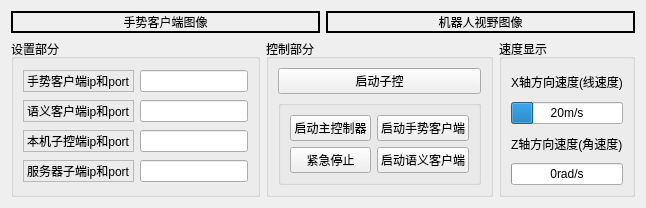
      <widget class="QWidget" name="tab">
       <attribute name="title">
        <string>手势控制系统</string>
       </attribute>
       <layout class="QVBoxLayout" name="verticalLayout_4">
        <item>
         <layout class="QVBoxLayout" name="verticalLayout_2" stretch="3,1">
          <item>
           <layout class="QHBoxLayout" name="horizontalLayout_5">
            <item>
             <widget class="QLabel" name="label1">
              <property name="styleSheet">
               <string notr="true">border: 2px solid black;</string>
              </property>
              <property name="text">
               <string>手势客户端图像</string>
              </property>
              <property name="scaledContents">
               <bool>true</bool>
              </property>
              <property name="alignment">
               <set>Qt::AlignCenter</set>
              </property>
             </widget>
            </item>
            <item>
             <widget class="QLabel" name="label2">
              <property name="styleSheet">
               <string notr="true">border: 2px solid black;</string>
              </property>
              <property name="text">
               <string>机器人视野图像</string>
              </property>
              <property name="scaledContents">
               <bool>true</bool>
              </property>
              <property name="alignment">
               <set>Qt::AlignCenter</set>
              </property>
             </widget>
            </item>
           </layout>
          </item>
          <item>
           <layout class="QHBoxLayout" name="horizontalLayout_4" stretch="3,2,0">
            <item>
             <widget class="QGroupBox" name="groupBox_2">
              <property name="title">
               <string>设置部分</string>
              </property>
              <layout class="QVBoxLayout" name="verticalLayout">
               <item>
                <layout class="QHBoxLayout" name="horizontalLayout">
                 <item>
                  <widget class="QLabel" name="label">
                   <property name="frameShape">
                    <enum>QFrame::StyledPanel</enum>
                   </property>
                   <property name="frameShadow">
                    <enum>QFrame::Raised</enum>
                   </property>
                   <property name="text">
                    <string>手势客户端ip和port</string>
                   </property>
                  </widget>
                 </item>
                 <item>
                  <widget class="QLineEdit" name="line_edit_geature">
                   <property name="text">
                    <string/>
                   </property>
                  </widget>
                 </item>
                </layout>
               </item>
               <item>
                <layout class="QHBoxLayout" name="horizontalLayout_2">
                 <item>
                  <widget class="QLabel" name="label_2">
                   <property name="frameShape">
                    <enum>QFrame::StyledPanel</enum>
                   </property>
                   <property name="frameShadow">
                    <enum>QFrame::Raised</enum>
                   </property>
                   <property name="text">
                    <string>语义客户端ip和port</string>
                   </property>
                  </widget>
                 </item>
                 <item>
                  <widget class="QLineEdit" name="line_edit_semantic">
                   <property name="text">
                    <string/>
                   </property>
                  </widget>
                 </item>
                </layout>
               </item>
               <item>
                <layout class="QHBoxLayout" name="horizontalLayout_3" stretch="0,0">
                 <item>
                  <widget class="QLabel" name="label_3">
                   <property name="frameShape">
                    <enum>QFrame::StyledPanel</enum>
                   </property>
                   <property name="frameShadow">
                    <enum>QFrame::Raised</enum>
                   </property>
                   <property name="text">
                    <string>本机子控端ip和port</string>
                   </property>
                  </widget>
                 </item>
                 <item>
                  <widget class="QLineEdit" name="line_edit_local">
                   <property name="text">
                    <string/>
                   </property>
                  </widget>
                 </item>
                </layout>
               </item>
               <item>
                <layout class="QHBoxLayout" name="horizontalLayout_12">
                 <item>
                  <widget class="QLabel" name="label_9">
                   <property name="frameShape">
                    <enum>QFrame::StyledPanel</enum>
                   </property>
                   <property name="frameShadow">
                    <enum>QFrame::Raised</enum>
                   </property>
                   <property name="text">
                    <string>服务器子端ip和port</string>
                   </property>
                  </widget>
                 </item>
                 <item>
                  <widget class="QLineEdit" name="line_edit_server">
                   <property name="text">
                    <string/>
                   </property>
                  </widget>
                 </item>
                </layout>
               </item>
              </layout>
             </widget>
            </item>
            <item>
             <widget class="QGroupBox" name="groupBox">
              <property name="title">
               <string>控制部分</string>
              </property>
              <layout class="QVBoxLayout" name="verticalLayout_3">
               <item>
                <widget class="QPushButton" name="zikong_button">
                 <property name="text">
                  <string>启动子控</string>
                 </property>
                </widget>
               </item>
               <item>
                <widget class="QGroupBox" name="groupBox_6">
                 <property name="title">
                  <string/>
                 </property>
                 <layout class="QHBoxLayout" name="horizontalLayout_11">
                  <item>
                   <layout class="QGridLayout" name="gridLayout">
                    <item row="0" column="0">
                     <layout class="QHBoxLayout" name="horizontalLayout_38">
                      <item>
                       <widget class="QPushButton" name="start_server_3">
                        <property name="text">
                         <string>启动主控制器</string>
                        </property>
                       </widget>
                      </item>
                      <item>
                       <widget class="QPushButton" name="start_gesture_3">
                        <property name="text">
                         <string>启动手势客户端</string>
                        </property>
                       </widget>
                      </item>
                     </layout>
                    </item>
                    <item row="1" column="0">
                     <layout class="QHBoxLayout" name="horizontalLayout_37">
                      <item>
                       <widget class="QPushButton" name="stop_button">
                        <property name="text">
                         <string>紧急停止</string>
                        </property>
                       </widget>
                      </item>
                      <item>
                       <widget class="QPushButton" name="start_semantic_3">
                        <property name="text">
                         <string>启动语义客户端</string>
                        </property>
                       </widget>
                      </item>
                     </layout>
                    </item>
                   </layout>
                  </item>
                 </layout>
                </widget>
               </item>
              </layout>
             </widget>
            </item>
            <item>
             <widget class="QGroupBox" name="groupBox_5">
              <property name="title">
               <string>速度显示</string>
              </property>
              <layout class="QVBoxLayout" name="verticalLayout_5">
               <item>
                <widget class="QLabel" name="label_10">
                 <property name="text">
                  <string>X轴方向速度(线速度)</string>
                 </property>
                </widget>
               </item>
               <item>
                <widget class="QProgressBar" name="progressBar_X">
                 <property name="minimumSize">
                  <size>
                   <width>10</width>
                   <height>10</height>
                  </size>
                 </property>
                 <property name="maximumSize">
                  <size>
                   <width>167</width>
                   <height>16777215</height>
                  </size>
                 </property>
                 <property name="maximum">
                  <number>98</number>
                 </property>
                 <property name="value">
                  <number>20</number>
                 </property>
                 <property name="format">
                  <string>%pm/s</string>
                 </property>
                </widget>
               </item>
               <item>
                <widget class="QLabel" name="label_12">
                 <property name="text">
                  <string>Z轴方向速度(角速度)</string>
                 </property>
                </widget>
               </item>
               <item>
                <widget class="QProgressBar" name="progressBar_Y">
                 <property name="minimum">
                  <number>0</number>
                 </property>
                 <property name="value">
                  <number>0</number>
                 </property>
                 <property name="format">
                  <string>%prad/s</string>
                 </property>
                </widget>
               </item>
              </layout>
             </widget>
            </item>
           </layout>
          </item>
         </layout>
        </item>
       </layout>
      </widget>
